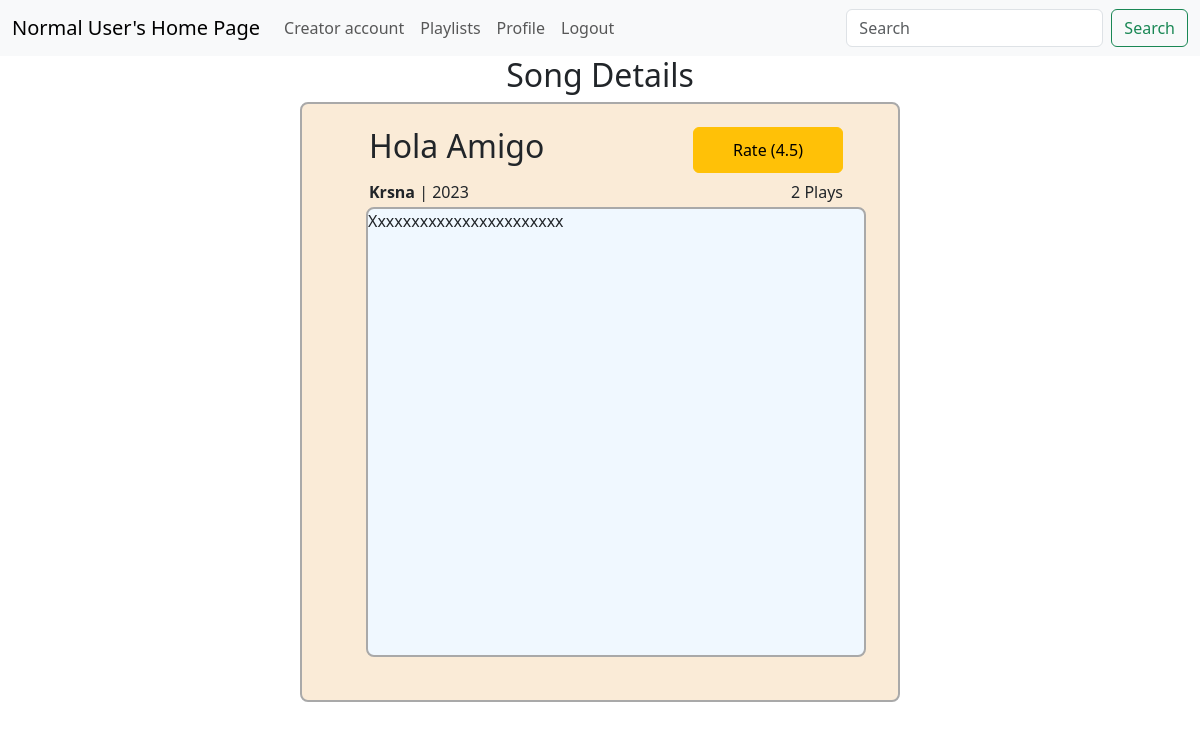
The page /user_song_lyrics/1/1 on the database its author committed.
### model1.py (models this page shows, shortened)
class Song(db.Model):
    song_id = db.Column(db.Integer, primary_key=True)
    song_name = db.Column(db.String(100), nullable=False)
    song_artist = db.Column(db.String(100))
    song_language = db.Column(db.String(30))
    song_genre = db.Column(db.String(50))
    song_lyrics = db.Column(db.Text())   # variable string size
    song_duration = db.Column(db.Integer)  # in seconds
    release_date = db.Column(db.String(20))
    creator_id = db.Column(db.Integer, db.ForeignKey("user.user_id"), nullable=False)
    album_id = db.Column(db.Integer, db.ForeignKey("album.album_id") ,default=None)
    song_path = db.Column(db.String(255),default=None)
    song_thumbnail = db.Column(db.String(255),default=None)
    song_play_count = db.Column(db.Integer, default=0)
    song_flag = db.Column(db.Boolean,default=False)
    song_avg_rating = db.Column(db.Float(), default=0) # included later during devlopement
    creator = db.relationship("User", backref="songs")

### app.py (the view)
@app.route("/user_song_lyrics/<int:u_id>/<int:s_id>", methods=["GET", "POST"])
def user_song_lyrics(s_id, u_id):
    song = Song.query.get(s_id)
    user = User.query.get(u_id)
    return render_template("user_song_lyrics.html", song=song, user=user)

### app.py (called while the page is built)
@app.context_processor
def search_processor():
    return {'searched': request.form.get("searched")}

### templates/user_song_lyrics.html (shortened to what this page needs)
<!DOCTYPE html>
<html lang="en">
<head>
    <link href="https://cdn.jsdelivr.net/npm/bootstrap@5.3.2/dist/css/bootstrap.min.css" rel="stylesheet"
 />
</head>
<body>
    {% extends "general_user_navbar.html" %}
    {% block content %}
    <div class="container-fluid">
        <h2>Song Details</h2>
        <div class="song-details ">
            <ul type="none">
                <div class="container text-center">
                    <div class="row row-col-2">
                        <div class="col">
                            <li id="list-item1">
                                <h2>{{song.song_name}}</h2>
                            </li>
                        </div>
                        <div class="col">
                            <li id="rate"><a class="btn btn-warning" href="/rate_song/{{user.user_id}}/{{song.song_id}}"
                                    role="button" style="padding: 10px; width:150px">Rate ({{song.song_avg_rating}})</a></li>
                        </div>
                    </div>
                    <div class="row row-col-2">
                        <div class="col">
                            <li id="list-item2"><b>{{song.song_artist}}</b> | {{song.release_date[0:4]}} </li>
                        </div>
                        <div class="col">
                            <li id="list-item4">{{song.song_play_count}} Plays</li>
                        </div>
                    </div>
                </div>
                <div class="lyrics">
                    <li id="list-item5">{{song.song_lyrics}}</li>
                </div>
            </ul>
        </div>
    </div>
    {% endblock %}

### templates/user_song_lyrics.html (style rules this page uses)
.container-fluid { text-align: center; }
.song-details { width: 600px; height: 600px; background-color: antiquewhite; margin: auto; overflow: auto; text-align: center; text-transform: capitalize; border: 2px solid darkgray; border-radius: 8px; padding: 20px; }
.lyrics { width: 500px; height: 450px; overflow: auto; background-color: aliceblue; margin: auto; text-align: left; text-transform: capitalize; border: 2px solid darkgray; border-radius: 8px; }
#list-item1 { text-align: left; padding: 3px; }
#list-item2 { text-align: left; padding: 3px; }
#list-item4, #rate { text-align: right; padding: 3px; margin-right: 20px; }

### rows shown on the page
Song: song_name "Hola Amigo", song_avg_rating "4.5", song_artist "Krsna", release_date "2023", song_play_count "2", song_lyrics "Xxxxxxxxxxxxxxxxxxxxxxx"
